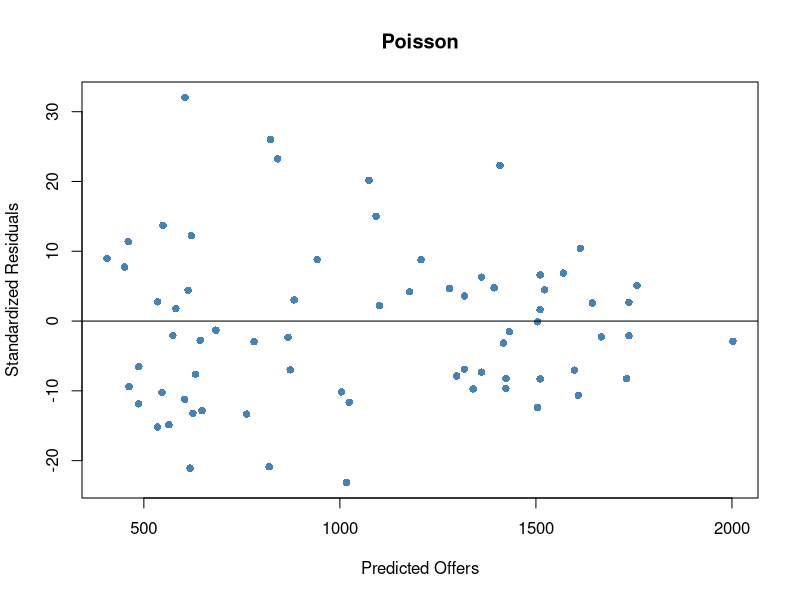
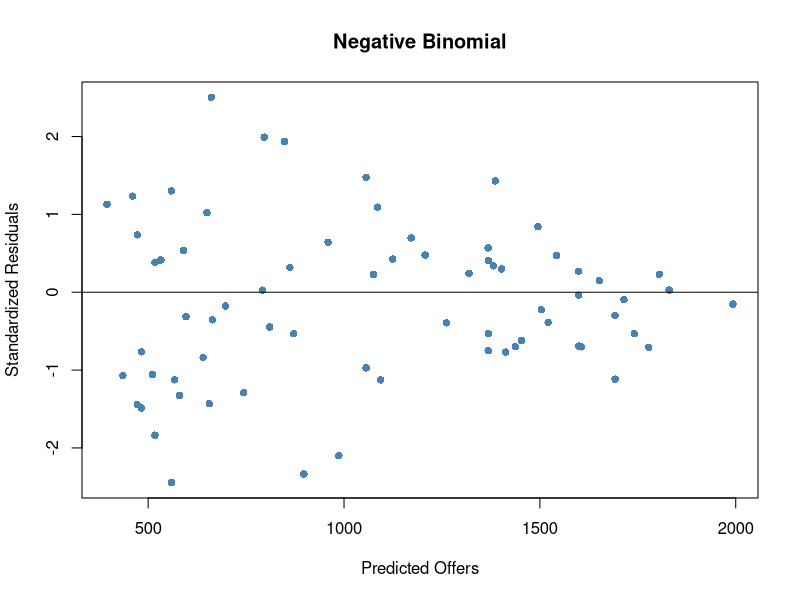

These charts were generated, in order, by the following R code:
# load data about relationship between designs and clicknumber
dat1 <- read.table("./data/dat1.csv",
                        sep=",",
                        header=TRUE,
                        na.strings=c(''),
                        fill=TRUE)

# ** make a poisson regression model **
p_model<-glm(click~.,data = dat1,family=poisson)
summary(p_model)


dat1.glm2<-step(p_model)

# ** Negative binomial regression model is more suitable because mean < variance.
mean(dat1[,13])
var(dat1[,13])

# ** 負の二項分布 **
# make a negative binomial regression model
library(MASS)
nb_model<-glm.nb(click~.,dat1)
summary(nb_model)

# Which is more suitable, poisson regression or negatibe binomial regression ?
## Residual plot for Poisson regression
p_res <- resid(p_model)
plot(fitted(p_model), p_res, col='steelblue', pch=16,
     xlab='Predicted Offers', ylab='Standardized Residuals', main='Poisson')
abline(0,0)

## Residual plot for negative binomial regression 
nb_res <- resid(nb_model)
plot(fitted(nb_model), nb_res, col='steelblue', pch=16,
     xlab='Predicted Offers', ylab='Standardized Residuals', main='Negative Binomial')
abline(0,0)
